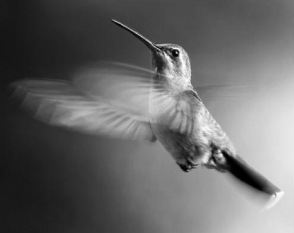
%> input picture resources & testing/flapping_bird.png, 294 x 233 px
$ octave --eval "demo_forward;"   (GNU Octave 9; MATLAB toolbox functions it lacks are replaced by stand-ins)
%> lines starting %> are read from the running program, lines starting %| are printed output that depends on the picture
%> in demo_forward, img_in is the input picture: size 233x294 uint8; min 0, max 255, mean 103
### src/forward_mapping.m
function img_out = forward_mapping(img_in, T)
%> called with T = [-1 0; 0 -1]
    % Creati o noua imagine prin aplicarea transformarii T pe imaginea
    % img_in (grayscale image), folosind forward mapping.
    %
    % Inputs
    % ------
    % img_in: imaginea care trebuie sa fie transformata.
    %      T: transformarea care trebuie aplicata asupra imaginii.
    %         matrice de 2x2.
    %
    % Outputs
    % -------
    % img_out: imaginea transformata (grayscale).

    [N M]=size(img_in);
%> N = 233; M = 294
    if T(1,1)<=1
        Nfinal=round(N*sqrt(2));
%> Nfinal = 330
        Mfinal=round(M*sqrt(2));
%> Mfinal = 416
        img_out=zeros(Nfinal,Mfinal);
        % Rotirea pozei folosind algoritmul enuntat
        for i=1:N
            for j=1:M
                v=[i;j];
                r=T*v;
                x1=round(r(1)+N*sqrt(2));
                x2=round(r(2)+M*sqrt(2));
                img_out(x1,x2)=img_in(i,j);
            end
        end
        % Eliminarea liniilor si coloanelor negre
        img_out=myresize1(img_out);
        img_out=myresize2(img_out);
    else
        % Daca se incearca rotirea pozei cu indici >1 (marire)
        Nfinal=round(N*T(1,1));
        Mfinal=round(M*T(1,1));
        img_out=zeros(Nfinal,Mfinal);
        for i=1:N
            for j=1:M
                v=[i;j];
                r=T*v;
                x1=round(r(1));
                x2=round(r(2));
                img_out(x1,x2)=img_in(i,j);
            end
        end
    end
end

### src/myresize1.m
function R=myresize1(A)
	% Elimina dintr-o matrice liniile ce contin doar 0

	[N M]=size(A);
%> N = 330; M = 416
	linie=1;
	for i=1:N
		if isBlack(A(i,:))==0
			R(linie,:)=A(i,:);
			linie=linie+1;
		end
	end
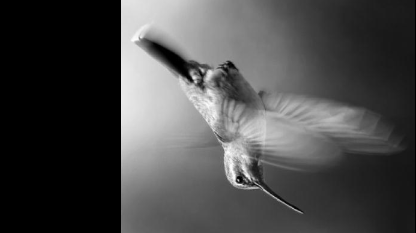
%> R: size 233x416 double; min 0, max 255, mean 72.8
%> after the loop, linie = 234
end

### src/isBlack.m
function t=isBlack(v)
	% Verifica daca un vector contine doar 0

	N=length(v);
	if nnz(v)>0
		t=0;
	else
		t=1;
end

### src/myresize2.m
function R=myresize2(A)
	% Elimina dintr-o matrice coloanele ce contin doar 0

	[N M]=size(A);
%> N = 233
	col=1;
	for i=1:M
		if isBlack(A(:,i)')==0
			R(:,col)=A(:,i);
			col=col+1;
		end
	end
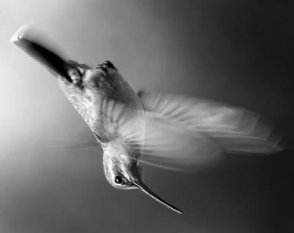
%> R: size 233x294 double; min 0, max 255, mean 103; mean of the top-left, top-right, bottom-left and bottom-right quarters 157.5, 62.4, 125.9, 66.3
%> after the loop, col = 295

### src/demo_forward.m
function demo_forward()
	%A='flapping_duck.png';
	A='flapping_bird.png';
	printf("\n Se fac modificari asupra imaginii %s\n",A);
	img_in=imread(A);
	printf("\n// Rotire fata de orizontala //\n");
	T=[-1 0;0 -1];
	printf("Working...\n");
	tic
	img_out=forward_mapping(img_in,T);
	timp=toc;
	file=strcat("rotire_orizontala_",A);
	imwrite(mat2gray(img_out),file);
	printf("Imagine salvata in: %s\n",file);
	printf("Timp de executie: %f secunde\n",timp);
	printf("\n// Scalare cu 0.4 //\n");
	T=[0.4 0;0 0.4];
	printf("Working...\n");
	tic
	img_out=forward_mapping(img_in,T);
%> call 2 of forward_mapping, with T = [0.4 0; 0 0.4]
%> after the loop in forward_mapping (call 2), `for i=1:N`:
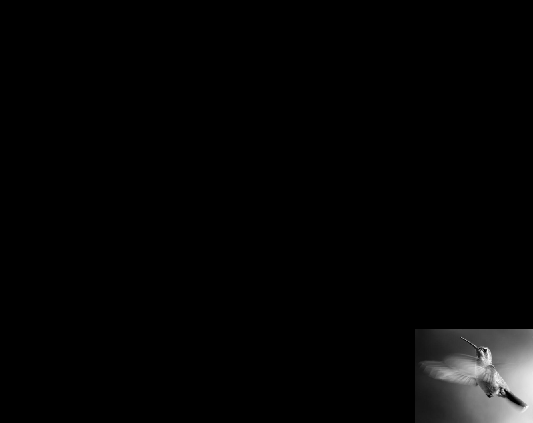
%> img_out: size 423x533 double; min 0, max 252, mean 5.1
%> after the loop in myresize1 (call 2), `for i=1:N`:
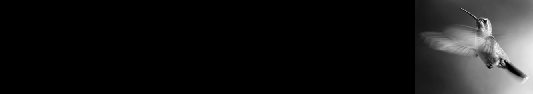
%> R: size 94x533 double; min 0, max 252, mean 22.8
%> after the loop in myresize1 (call 2), `for i=1:N`: linie = 95
	timp=toc;
	file=strcat("scalare_0.4_",A);
	imwrite(mat2gray(img_out),file);
	printf("Imagine salvata in: %s\n",file);
	printf("Timp de executie: %f secunde\n",timp);
	printf("\n// Rotire cu 45 de grade //\n");
	T=[cos(pi/4) -sin(pi/4);sin(pi/4) cos(pi/4)];
	printf("Working...\n");
	tic
	img_out=forward_mapping(img_in,T);
%> call 3 of forward_mapping, with T = [0.707 -0.707; 0.707 0.707]
%> after the loop in forward_mapping (call 3), `for i=1:N`:
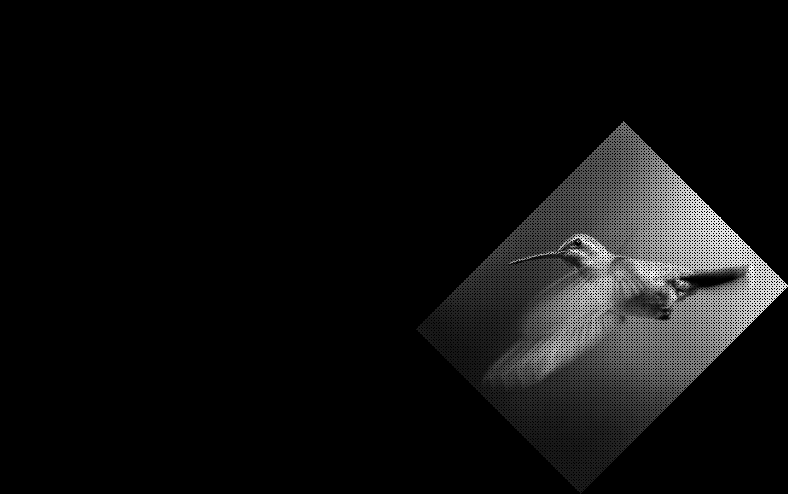
%> img_out: size 494x788 double; min 0, max 255, mean 15
%> after the loop in myresize1 (call 3), `for i=1:N`:
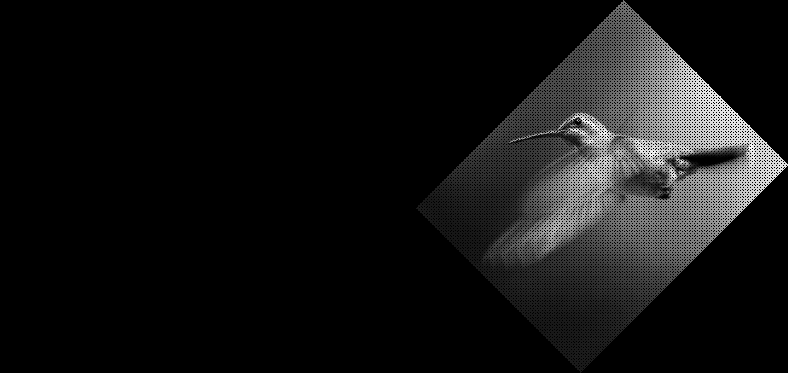
%> R: size 373x788 double; min 0, max 255, mean 19.9
%> after the loop in myresize1 (call 3), `for i=1:N`: linie = 374
%> after the loop in myresize2 (call 3), `for i=1:M`:
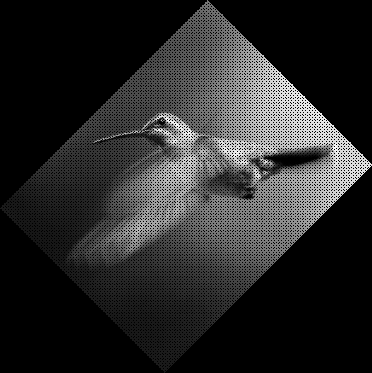
%> R: size 373x372 double; min 0, max 255, mean 42.2
	timp=toc;
	file=strcat("rotire_45grade_",A);
	imwrite(mat2gray(img_out),file);
	printf("Imagine salvata in: %s\n",file);
	printf("Timp de executie: %f secunde\n\n",timp);
	printf("Toate transformarile au fost executate cu succes!\n\n");

end

$ run again, with resources & testing/flapping_duck.png copied over resources & testing/flapping_bird.png
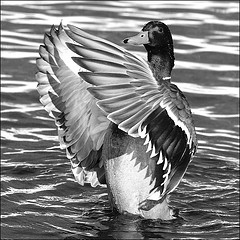
%> input picture resources & testing/flapping_duck.png, 240 x 240 px
%> in demo_forward, img_in is the input picture: size 240x240 uint8; min 0, max 255, mean 130
%> after the loop in myresize1, `for i=1:N`: linie = 241
%> after the loop in myresize1 (call 3), `for i=1:N`:
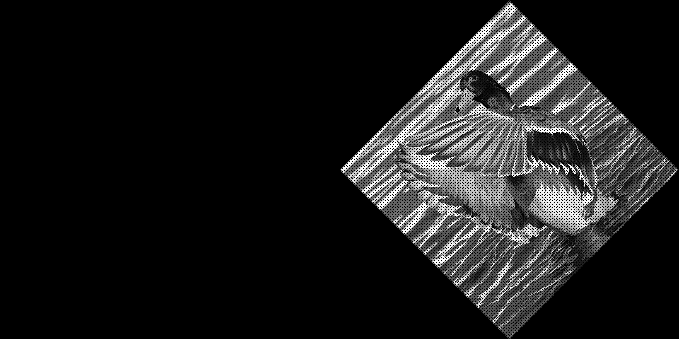
%> R: size 339x679 double; min 0, max 255, mean 27
%> after the loop in myresize1 (call 3), `for i=1:N`: linie = 340
%> after the loop in myresize2 (call 3), `for i=1:M`:
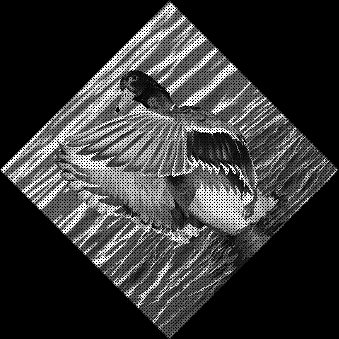
%> R: size 339x339 double; min 0, max 255, mean 54.1
